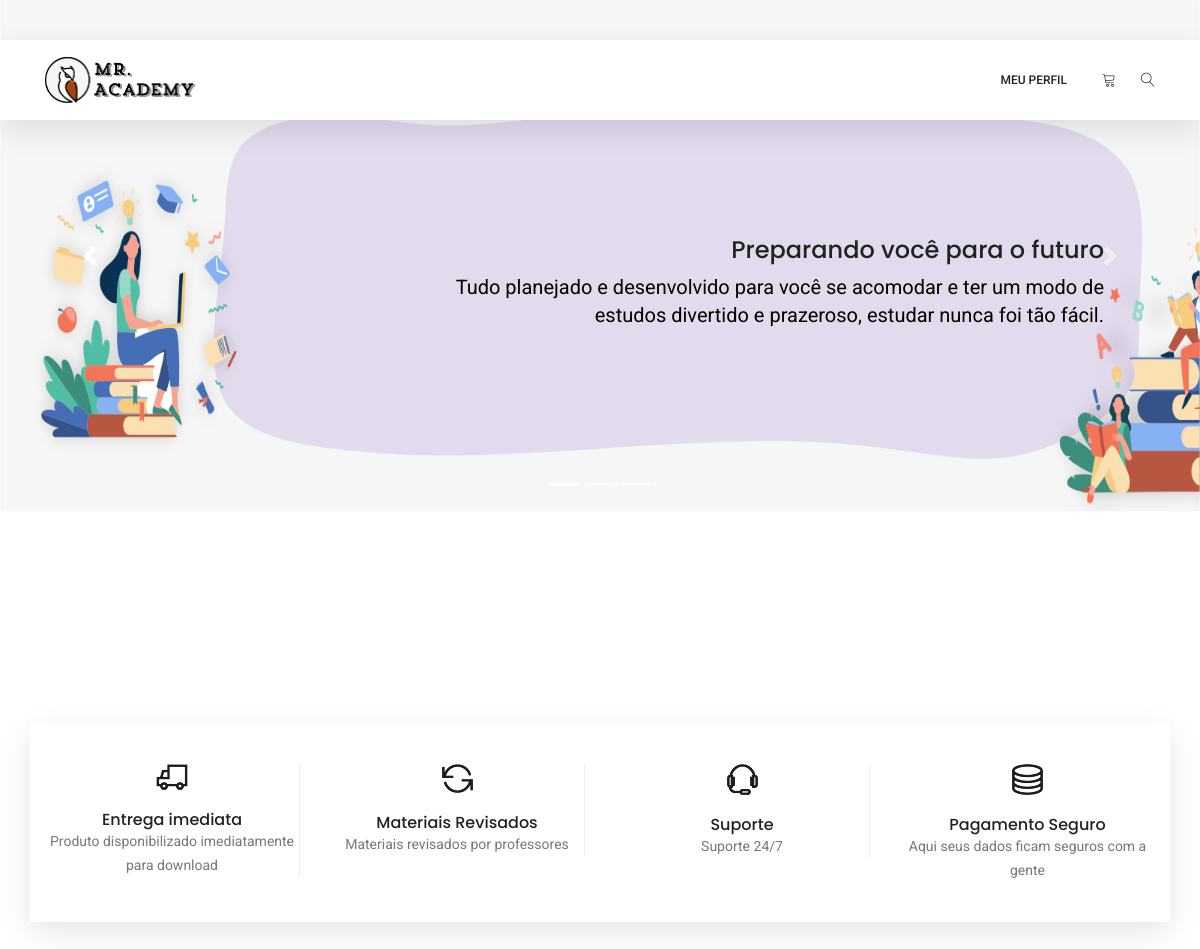
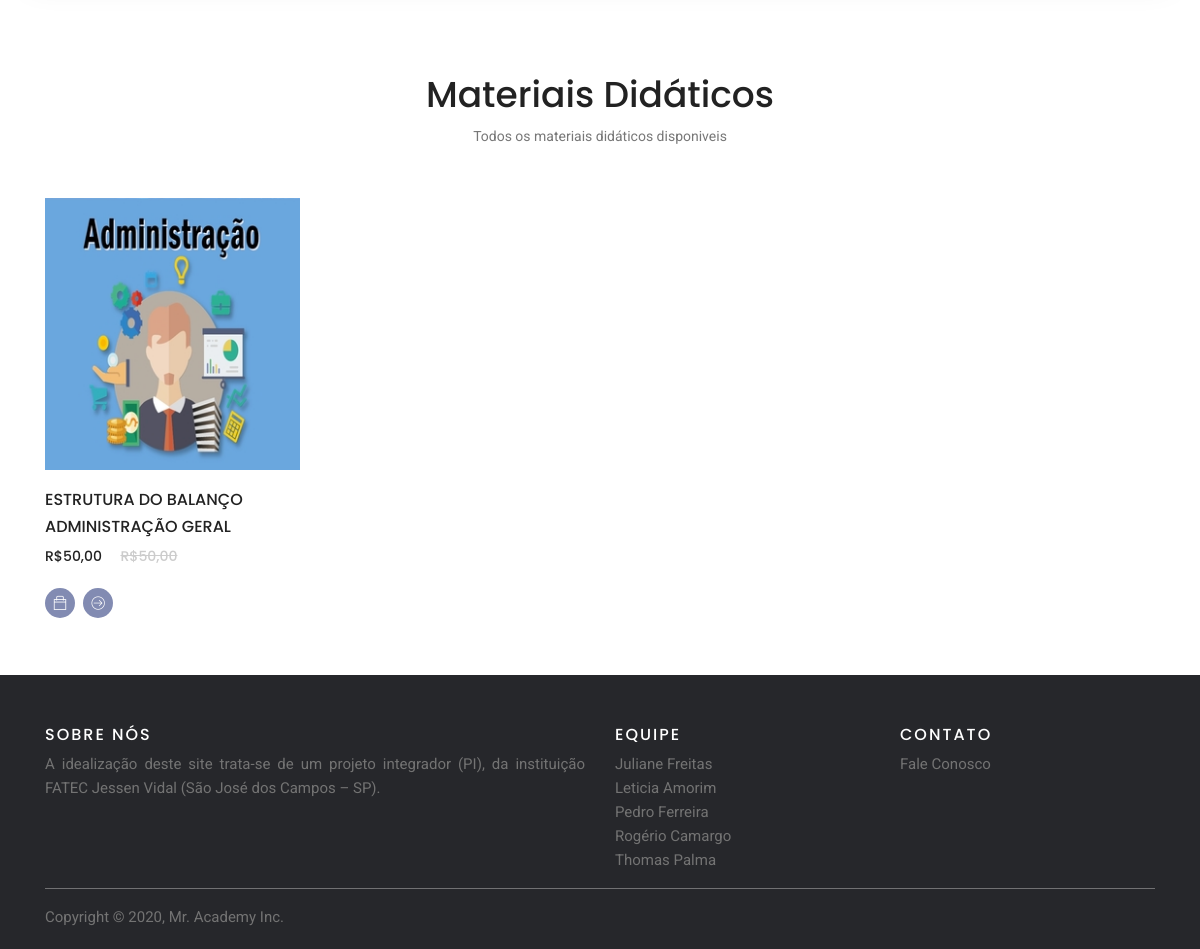
The app's page /src/carousel/produtos.php with its own data (2 pictures, top to bottom).
### tables this page shows
CREATE TABLE `arquivos` (
  `id` int(11) NOT NULL,
  `nome_arquivo` varchar(100) NOT NULL,
  `caminho` varchar(255) NOT NULL,
  `disciplina` varchar(100) NOT NULL,
  `descricao` text NOT NULL,
  `extensao_arquivo` varchar(5) NOT NULL,
  `titulo_produto` varchar(250) NOT NULL,
  `preco` varchar(100) NOT NULL
);

### src/carousel/produtos.php (the view, shortened to what this page needs)
<?php
	include_once("conexao.php");
?>
<!DOCTYPE html>
<html lang="pt-br">
<head>
  <link rel="stylesheet" href="css/linearicons.css">
  <link rel="stylesheet" href="css/themify-icons.css">
  <link rel="stylesheet" href="css/bootstrap.css">
  <link rel="stylesheet" href="css/owl.carousel.css">
  <link rel="stylesheet" href="css/main.css">
  <link href="carousel.css" rel="stylesheet">
</head>
<body>
	<header class="header_area sticky-header">
		<div class="main_menu">
			<nav class="navbar navbar-expand-lg navbar-light main_box">
				<div class="container">
					<a class="navbar-brand logo_h" href=" "><img src="imagens/logo.png" width="150px"></a>
					<div class="collapse navbar-collapse offset" id="navbarSupportedContent">
						<ul class="nav navbar-nav menu_nav ml-auto">
							  <li class="nav-item submenu dropdown">
							<li class="nav-item submenu dropdown">
								<a href="#" class="nav-link dropdown-toggle" data-toggle="dropdown" role="button" aria-haspopup="true"
								 aria-expanded="false">Meu Perfil</a>
							</li>
						</ul>
						<ul class="nav navbar-nav navbar-right">
							<li class="nav-item"><a href="#" class="cart"><span class="lnr lnr-cart"></span></a></li>
							<li class="nav-item">
								<button class="search"><span class="lnr lnr-magnifier" id="search"></span></button>
							</li>
						</ul>
					</div>
				</div>
			</nav>
		</div>
	</header>
<main role="main">
  <div id="myCarousel" class="carousel slide" data-ride="carousel">
    <ol class="carousel-indicators">
      <li data-target="#myCarousel" data-slide-to="0" class="active"></li>
      <li data-target="#myCarousel" data-slide-to="1"></li>
      <li data-target="#myCarousel" data-slide-to="2"></li>
    </ol>
    <div class="carousel-inner">
      <div class="carousel-item active">
        <a href="#" svg class="bd-placeholder-img">
        	<img src="imagens\esquerda.png" width="100%" height="100%"  xmlns="http://www.w3.org/2000/svg" preserveAspectRatio="xMidYMid slice" focusable="false" role="img"><rect width="100%"  fill="#777"/></svg></a>
        <div class="container">
          <div class="carousel-caption text-left">
          	<div id = slide1>
          	<h3>Preparando você para o futuro</h3>
          	<p>Tudo planejado e desenvolvido para você se acomodar e ter um modo de estudos divertido e prazeroso, estudar nunca foi tão fácil.</p>
          </div>
            <br>
            <br>
           </div>
        </div>
      </div>
    </div>
    <a class="carousel-control-prev" href="#myCarousel" role="button" data-slide="prev">
      <span class="carousel-control-prev-icon" aria-hidden="true"></span>
    </a>
    <a class="carousel-control-next" href="#myCarousel" role="button" data-slide="next">
      <span class="carousel-control-next-icon" aria-hidden="true"></span>
    </a>
  </div>
  <br>
  <br>
	<section class="features-area section_gap">
		<div class="container">
			<div class="row features-inner">
				<div class="col-lg-3 col-md-6 col-sm-6">
					<div class="single-features">
						<div class="f-icon">
							<img src="imagens/outros/f-icon1.png" alt="">
						</div>
						<h6>Entrega imediata</h6>
						<p>Produto disponibilizado imediatamente para download</p>
					</div>
				</div>
				<div class="col-lg-3 col-md-6 col-sm-6">
					<div class="single-features">
						<div class="f-icon">
							<img src="imagens/outros/f-icon2.png" alt="">
						</div>
						<h6>Materiais Revisados</h6>
						<p>Materiais revisados por professores</p>
					</div>
				</div>
				<div class="col-lg-3 col-md-6 col-sm-6">
					<div class="single-features">
						<div class="f-icon">
							<img src="imagens/outros/f-icon3.png" alt="">
						</div>
						<h6>Suporte</h6>
						<p>Suporte 24/7</p>
					</div>
				</div>
				<div class="col-lg-3 col-md-6 col-sm-6">
					<div class="single-features">
						<div class="f-icon">
							<img src="imagens/outros/f-icon4.png" alt="">
						</div>
						<h6>Pagamento Seguro</h6>
						<p>Aqui seus dados ficam seguros com a gente</p>
					</div>
				</div>
			</div>
		</div>
	</section>
		<div class="single-product-slider">
			<div class="container">
				<div class="row justify-content-center">
					<div class="col-lg-6 text-center">
						<div class="section-title">
							<h1>Materiais Didáticos</h1>
							<p>Todos os materiais didáticos disponiveis</p>
						</div>
					</div>
				</div>
				<div class="row">
					<?php
					$result_usuarios = "SELECT * FROM arquivos WHERE disciplina = 'Administração Geral'";
					$resultado_usuarios = mysqli_query($conexao, $result_usuarios);
					while($row_usuario = mysqli_fetch_assoc($resultado_usuarios)){
						echo('<div class="col-lg-3 col-md-6">
						<div class="single-product">
							<img class="img-fluid" src="imagens/produtos/p3.jpg" alt="">
							<div class="product-details">
								<h6>'.$row_usuario['titulo_produto'].'</h6>
								<h6>'.$row_usuario['disciplina'].'</h6>
								<div class="price">
									<h6>'.$row_usuario['preco'].'</h6>
									<h6 class="l-through">'.$row_usuario['preco'].'</h6>
								</div>
								<div class="prd-bottom">
									<a href="cart.php?id='.$row_usuario["id"].'" class="social-info">
										<span class="ti-bag"></span>
										<p class="hover-text">adicionar</p>
									</a>
									<a href="single-product.php?id='.$row_usuario["id"].'" class="social-info">
										<span class="lnr lnr-arrow-right-circle"></span>
										<p class="hover-text">Ver Mais</p>
									</a>
									');
									echo ('
								</div>
							</div>
						</div>
					</div> ');
					}
					?>
				</div>
			</div>
		</div>
    <footer class="site-footer">
      <div class="container">
        <div class="row">
          <div class="col-sm-12 col-md-6">
            <h6>Sobre nós</h6>
            <p class="text-justify">A idealização deste site trata-se de um projeto integrador (PI), da instituição FATEC Jessen Vidal (São José dos Campos – SP).</p>
          </div>
          <div class="col-xs-6 col-md-3">
            <h6>Equipe</h6>
            <ul class="footer-links">
              <li><a href="https://www.linkedin.com/in/juliane-freitas-9b6287163/" target="_blank">Juliane Freitas</a></li>
              <li><a href="https://www.linkedin.com/in/leticia-amorim-4761b1185/" target="_blank">Leticia Amorim</a></li>
              <li><a href="https://www.linkedin.com/in/pedro-ferreira-6a8417190/" target="_blank">Pedro Ferreira</a></li>
              <li><a href="https://www.linkedin.com/in/rogério-camargo-3a01191a5/" target="_blank">Rogério Camargo</a></li>
              <li><a href="https://www.linkedin.com/in/thomas-palma-0764b81b3/" target="_blank">Thomas Palma</a></li>
            </ul>
          </div>
          <div class="col-xs-6 col-md-3">
            <h6>Contato</h6>
            <ul class="footer-links">
              <li><a href="contato.php">Fale Conosco</a></li>
         	</ul>
          </div>
        </div>
        <hr>
      </div>
      <div class="container">
        <div class="row">
          <div class="col-md-8 col-sm-6 col-xs-12">
            <p class="copyright-text">Copyright © 2020, Mr. Academy Inc. <a href="#"></a></p>
</footer>
</body>
</html>

### src/carousel/carousel.css (style rules this page uses)
.carousel { margin-bottom: 4rem; }
.carousel-caption { bottom: 3rem; z-index: 10; }
.carousel-item { height: 32rem; }
@media (min-width: 40em) { .carousel-caption p { margin-bottom: 1.25rem; font-size: 1.25rem; line-height: 1.4; } }

### records on screen
arquivos: titulo_produto "ESTRUTURA DO BALANÇO", disciplina "ADMINISTRAÇÃO GERAL", preco "R$50,00"
